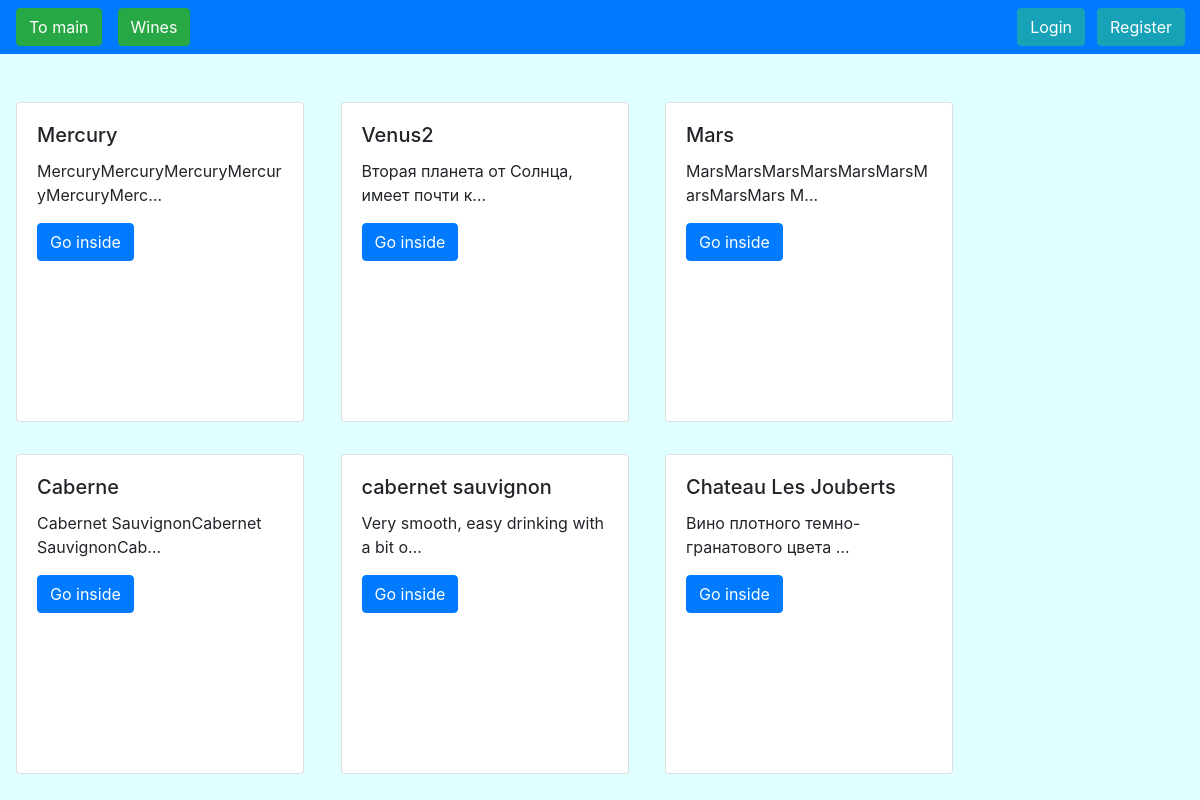
Page /flyfe/cards_list/ on the committed database.
### flyfe/models.py (models this page shows, shortened)
class Card(models.Model):
    title = models.CharField(max_length=150, db_index=True)
    slug = models.SlugField(max_length=150, blank=True, unique=True)
    body = models.TextField(blank=True, db_index=True)
    date_add = models.DateTimeField(auto_now_add=True)
    grape = models.CharField(max_length=200, blank=True)
    place = models.CharField(max_length=200, blank=True)
    type = models.CharField(max_length=200, blank=True)
    year = models.DateField(blank=True, default=datetime.date.today)
    def get_absolute_url(self):
        return reverse('card_detail_url', kwargs={'slug': self.slug})

### flyfe/views.py (the view)
# urls.py: path('cards_list/', cards_list, name='cards_list_url'),
def cards_list(request):
    cards = Card.objects.all()
    return render(request, 'flyfe/cards_list.html', context={'cards': cards})

### flyfe/templates/flyfe/cards_list.html (shortened to what this page needs)
{% extends 'flyfe/base_flyfe.html' %}
{% block content%}
   {% for card in cards %}
        <div class="wine-card card">
            <div class="card-body">
                <h5 class="card-title">{{ card.title }}</h5>
                <p class="card-text">{{ card.body|truncatechars:40 }}</p>
                <a href="{{ card.get_absolute_url }}" class="btn btn-primary">Go inside</a>
            </div>
        </div>
    {% endfor %}
{% endblock %}

### static/css/styles.css (style rules this page uses)
body { margin: 0; background: LIGHTCYAN; }
.wine-card { flex-direction: row; display: inline-block; width: 18rem; min-height: 20rem; margin: 1rem 1rem 1rem 1rem; }

### rows in the picture
Card: title "Mercury", body "MercuryMercuryMercuryMercuryMercuryMerc…"
Card: title "Venus2", body "Вторая планета от Солнца, имеет почти к…"
Card: title "Mars", body "MarsMarsMarsMarsMarsMarsMarsMarsMars M…"
Card: title "Caberne", body "Cabernet SauvignonCabernet SauvignonCab…"
Card: title "cabernet sauvignon", body "Very smooth, easy drinking with a bit o…"
Card: title "Chateau Les Jouberts", body "Вино плотного темно-гранатового цвета …"
